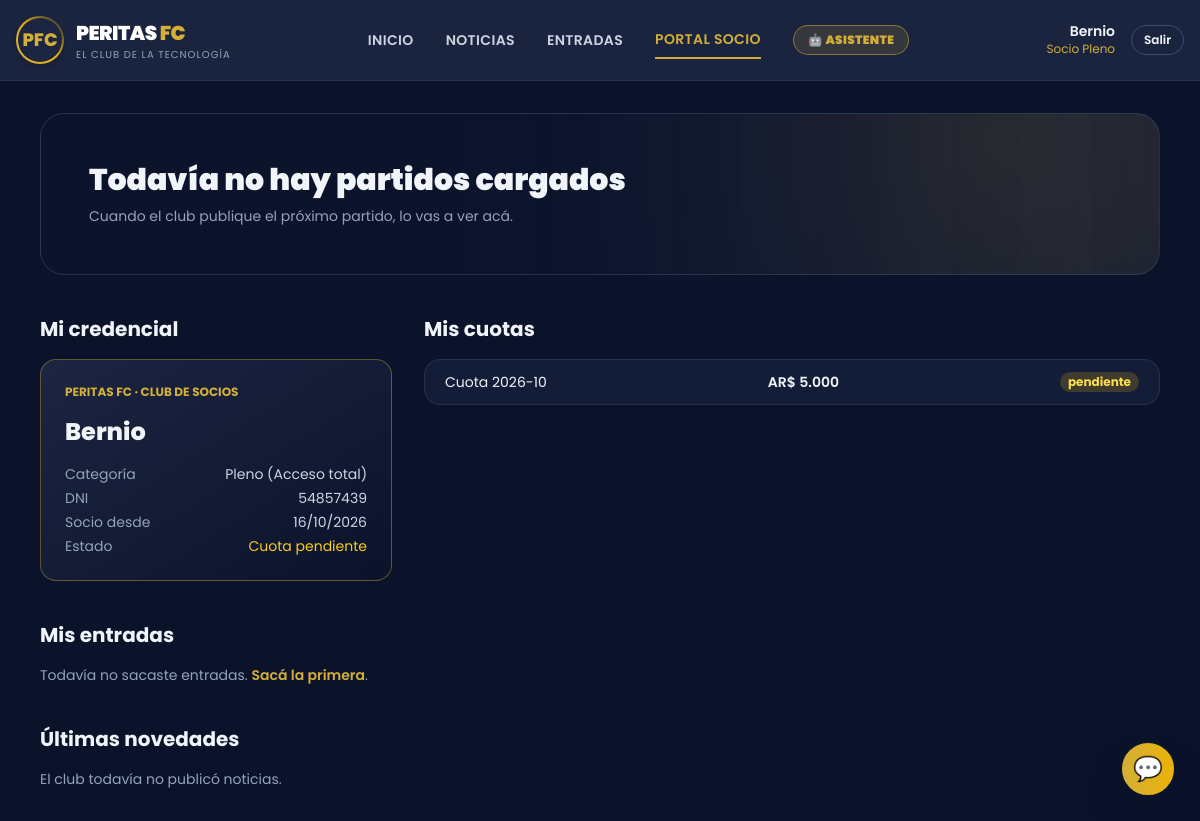
/src/views/index.php (signed in), run on the app's committed database.
### tables this page shows
CREATE TABLE cuotas (
    id INTEGER PRIMARY KEY AUTOINCREMENT,
    user_id TEXT NOT NULL,
    periodo TEXT NOT NULL CHECK (periodo GLOB '[0-9][0-9][0-9][0-9]-[0-1][0-9]'),   -- ej: 2026-10
    monto REAL NOT NULL CHECK (monto > 0),
    estado TEXT NOT NULL DEFAULT 'pendiente' CHECK (estado IN ('pendiente', 'pagada')),
    fecha_pago DATETIME NULL,
    FOREIGN KEY (user_id) REFERENCES users(id) ON DELETE CASCADE,
    UNIQUE (user_id, periodo),
    CHECK ((estado = 'pagada') = (fecha_pago IS NOT NULL))
);

### src/views/index.php (the view, shortened to what this page needs)
<?php
require_once __DIR__ . '/../config/bootstrap.php';
$uid = $_SESSION['user_id'];
$st = $pdo->prepare('SELECT u.*, c.cuota_mensual FROM users u JOIN categorias c ON c.nombre = u.categoria WHERE u.id = ?');
$st->execute([$uid]);
$user = $st->fetch();
if ($user['cuota_mensual'] > 0) {
    $pdo->prepare('INSERT OR IGNORE INTO cuotas (user_id, periodo, monto) VALUES (?, ?, ?)')
        ->execute([$uid, date('Y-m'), $user['cuota_mensual']]);
}
$cuotas = $pdo->prepare('SELECT * FROM cuotas WHERE user_id = ? ORDER BY periodo DESC LIMIT 6');
$cuotas->execute([$uid]);
$cuotas = $cuotas->fetchAll();
$pendientes = count(array_filter($cuotas, fn($c) => $c['estado'] === 'pendiente'));
$pp = $pdo->prepare('SELECT * FROM matches WHERE match_date >= ? ORDER BY match_date LIMIT 1');
$pp->execute([date('Y-m-d H:i:s')]);
$partido = $pp->fetch();
$noticias = $pdo->query('SELECT title, content, category, created_at FROM posts ORDER BY created_at DESC LIMIT 3')->fetchAll();
$te = $pdo->prepare('SELECT t.sector, t.price, m.away_team, m.match_date FROM tickets t JOIN matches m ON m.id = t.match_id WHERE t.user_id = ? ORDER BY m.match_date');
$te->execute([$uid]);
$entradas = $te->fetchAll();
function e($v) { return htmlspecialchars((string)$v, ENT_QUOTES, 'UTF-8'); }
function plata($n) { return 'AR$ ' . number_format((float)$n, 0, ',', '.'); }
?>
<!DOCTYPE html>
<html lang="es">
<head>
    <script src="https://cdn.tailwindcss.com"></script>
</head>
<body class="bg-[#0B132B] text-slate-100 font-['Poppins'] min-h-screen">
 <header class="bg-[#1C2541]/95 backdrop-blur-md border-b border-[#3A506B]/30 sticky top-0 z-50">
    <div class="max-w-7xl mx-auto px-4 h-20 flex items-center justify-between">
        <a href="/" class="flex items-center gap-3 group">
            <div class="w-12 h-12 rounded-full bg-gradient-to-tr from-[#D4AF37] via-yellow-500 to-[#1C2541] p-0.5 shadow-md">
                <div class="w-full h-full bg-[#1C2541] rounded-full flex items-center justify-center font-extrabold text-[#D4AF37] text-lg">PFC</div>
            </div>
            <div>
                <span class="text-xl font-black tracking-tight text-white">PERITAS <span class="text-[#D4AF37]">FC</span></span>
                <p class="text-[10px] text-slate-400 tracking-widest uppercase">El club de la tecnología</p>
            </div>
        </a>
        <nav class="hidden md:flex items-center gap-8 font-semibold text-sm tracking-wide text-slate-300">
            <a href="/" class="hover:text-[#D4AF37] transition py-2">INICIO</a>
            <a href="/#news" class="hover:text-[#D4AF37] transition py-2">NOTICIAS</a>
            <a href="/src/views/entradas.php" class="hover:text-[#D4AF37] transition py-2">ENTRADAS</a>
            <a href="/src/views/index.php" class="text-[#D4AF37] py-2 border-b-2 border-[#D4AF37]">PORTAL SOCIO</a>
            <button type="button" onclick="window.openChatbotModal && openChatbotModal()"
                class="px-3.5 py-1.5 bg-[#D4AF37]/15 border border-[#D4AF37]/50 text-[#D4AF37] rounded-full hover:bg-[#D4AF37] hover:text-[#0B132B] transition text-xs font-black">
                🤖 ASISTENTE
            </button>
        </nav>
        <div class="flex items-center gap-4 text-sm">
            <span class="text-right leading-tight">
                <span class="block font-semibold"><?= e($user['name']) ?></span>
                <span class="block text-xs text-[#D4AF37]"><?= $user['role'] === 'admin' ? 'Administrador' : 'Socio ' . e(strtok($user['categoria'], ' ')) ?></span>
            </span>
            <a href="/src/views/auth/logout.php" class="px-3 py-1.5 rounded-full border border-[#3A506B] hover:border-[#D4AF37] text-xs font-semibold">Salir</a>
        </div>
    </div>
</header>
<main class="max-w-6xl mx-auto px-4 py-8 space-y-10">
    <section class="pitch-bg rounded-3xl border border-[#3A506B]/50 px-6 sm:px-12 py-12">
        <?php if ($partido): ?>
            <p class="text-sm text-[#D4AF37] font-semibold mb-3"><?= e($partido['tournament']) ?> · <?= date('d/m/Y H:i', strtotime($partido['match_date'])) ?> hs</p>
            <h1 class="font-black text-4xl sm:text-6xl leading-none"><?= e($partido['home_team']) ?><span class="block text-[#D4AF37] text-xl my-2">vs</span><span class="text-slate-200"><?= e($partido['away_team']) ?></span></h1>
            <p class="text-slate-400 text-sm mt-4"><?= e($partido['stadium']) ?></p>
            <div id="cuenta" data-fecha="<?= e(str_replace(' ', 'T', $partido['match_date'])) ?>" class="flex gap-3 mt-6">
                <?php foreach (['d' => 'Días', 'h' => 'Horas', 'm' => 'Min'] as $k => $l): ?>
                    <div class="bg-slate-900/80 border border-[#3A506B]/50 rounded-xl px-4 py-3 text-center min-w-[72px]"><span id="c-<?= $k ?>" class="block text-2xl font-bold">--</span><span class="text-xs text-slate-400"><?= $l ?></span></div>
                <?php endforeach; ?>
            </div>
        <?php else: ?>
            <h1 class="font-black text-3xl">Todavía no hay partidos cargados</h1>
            <p class="text-slate-400 mt-2 text-sm">Cuando el club publique el próximo partido, lo vas a ver acá.</p>
        <?php endif; ?>
    </section>
    <div class="grid lg:grid-cols-3 gap-8">
        <section class="space-y-4">
            <h2 class="text-xl font-bold">Mi credencial</h2>
            <div class="rounded-2xl p-6 bg-gradient-to-br from-[#1C2541] to-[#0B132B] border border-[#D4AF37]/40 space-y-4">
                <p class="text-xs text-[#D4AF37] font-bold">PERITAS FC · CLUB DE SOCIOS</p>
                <p class="text-2xl font-extrabold"><?= e($user['name']) ?></p>
                <dl class="text-sm space-y-1 text-slate-300">
                    <div class="flex justify-between"><dt class="text-slate-400">Categoría</dt><dd><?= e($user['categoria']) ?></dd></div>
                    <div class="flex justify-between"><dt class="text-slate-400">DNI</dt><dd><?= e($user['dni'] ?: '—') ?></dd></div>
                    <div class="flex justify-between"><dt class="text-slate-400">Socio desde</dt><dd><?= date('d/m/Y', strtotime($user['created_at'])) ?></dd></div>
                    <div class="flex justify-between"><dt class="text-slate-400">Estado</dt><dd class="<?= $pendientes ? 'text-yellow-400' : 'text-emerald-400' ?>"><?= $pendientes ? 'Cuota pendiente' : 'Al día' ?></dd></div>
                </dl>
            </div>
        </section>
        <section class="lg:col-span-2 space-y-4">
            <h2 class="text-xl font-bold">Mis cuotas</h2>
            <div class="rounded-2xl border border-[#3A506B]/40 bg-[#1C2541]/60 divide-y divide-[#3A506B]/30">
                <?php foreach ($cuotas as $c): ?>
                    <div class="flex items-center justify-between px-5 py-3 text-sm">
                        <span>Cuota <?= e($c['periodo']) ?></span>
                        <span class="font-semibold"><?= plata($c['monto']) ?></span>
                        <span class="px-2 py-0.5 rounded-full text-xs font-bold <?= $c['estado'] === 'pagada' ? 'bg-emerald-500/20 text-emerald-300' : 'bg-yellow-500/20 text-yellow-300' ?>"><?= e($c['estado']) ?></span>
                    </div>
                <?php endforeach; ?>
            </div>
        </section>
    </div>
    <section class="space-y-4">
        <h2 class="text-xl font-bold">Mis entradas</h2>
        <?php if ($entradas): ?>
            <div class="grid sm:grid-cols-2 lg:grid-cols-3 gap-4">
                <?php foreach ($entradas as $t): ?>
                    <div class="rounded-2xl border border-[#3A506B]/40 bg-[#1C2541]/60 p-4 text-sm"><p class="font-bold">vs <?= e($t['away_team']) ?></p><p class="text-slate-400"><?= date('d/m/Y H:i', strtotime($t['match_date'])) ?> · <?= e($t['sector']) ?></p><p class="text-[#D4AF37] font-semibold mt-1"><?= plata($t['price']) ?></p></div>
                <?php endforeach; ?>
            </div>
        <?php else: ?>
            <p class="text-sm text-slate-400">Todavía no sacaste entradas. <a href="/src/views/entradas.php" class="text-[#D4AF37] font-semibold hover:underline">Sacá la primera</a>.</p>
        <?php endif; ?>
    </section>
    <section class="space-y-4">
        <h2 class="text-xl font-bold">Últimas novedades</h2>
        <?php if ($noticias): ?>
            <div class="grid md:grid-cols-3 gap-4">
                <?php foreach ($noticias as $n): ?>
                    <article class="rounded-2xl border border-[#3A506B]/40 bg-[#1C2541]/60 p-5"><p class="text-xs text-[#D4AF37] font-semibold"><?= e($n['category']) ?> · <?= date('d/m/Y', strtotime($n['created_at'])) ?></p><h3 class="font-bold mt-1"><?= e($n['title']) ?></h3><p class="text-sm text-slate-400 mt-2"><?= e(mb_strimwidth($n['content'], 0, 140, '…')) ?></p></article>
                <?php endforeach; ?>
            </div>
        <?php else: ?>
            <p class="text-sm text-slate-400">El club todavía no publicó noticias.</p>
        <?php endif; ?>
    </section>
</main>
</body>
</html>

### src/views/index.php (style rules this page uses)
.pitch-bg { background: linear-gradient(to right, rgba(11,19,43,.96) 35%, rgba(11,19,43,.55) 100%), radial-gradient(circle at 85% 15%, rgba(212,175,55,.35), transparent 45%), repeating-linear-gradient(90deg, #1C2541 0 70px, #17203b 70px 140px); }

### data on the page
cuotas: periodo "2026-10", monto "AR$ 5.000", estado "pendiente"

### other printed values
$user['name'] "Bernio"
strtok($user['categoria'], ' ') "Pleno"
$user['categoria'] "Pleno (Acceso total)"
$user['dni'] ?: '—' "54857439"
date('d/m/Y', strtotime($user['created_at'])) "16/10/2026"
